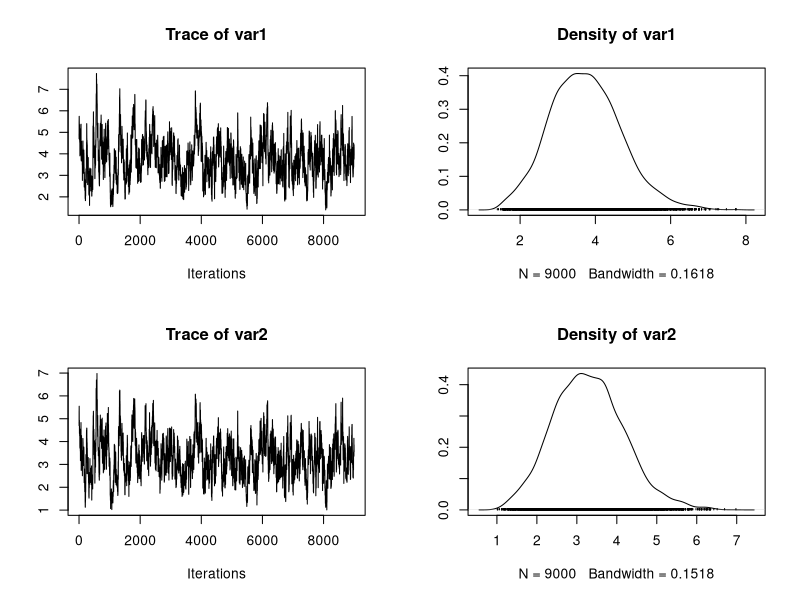
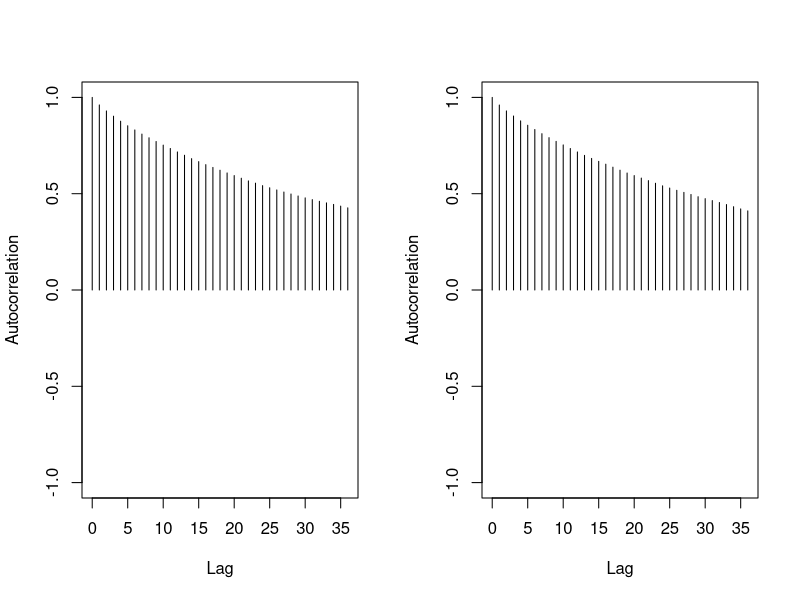
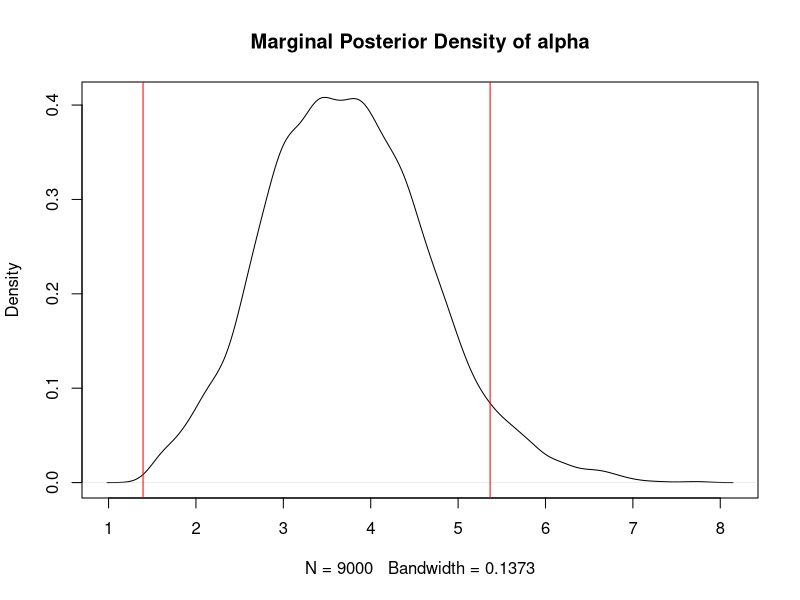
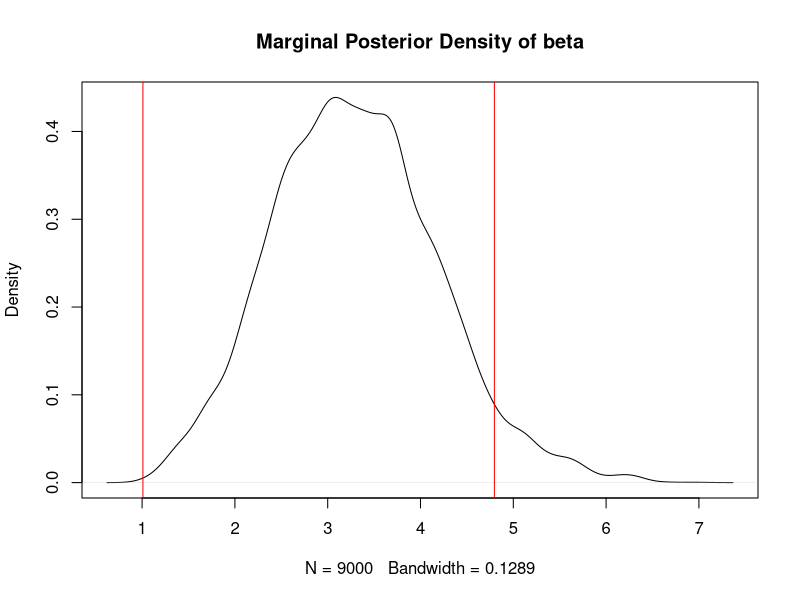

R code for these plots, in order:
##########################Random Walk Metropolis-Hastings#########################
  #generate some "observed" data
  #choose the starting values alpha & beta
  #generate a new alpha & beta (assume independence? and sample from univariate Gaussian)
  #compute acceptance probability
  #accept or not
#proposal_density, working_cond_den,k, n, alpha, beta
GammaMHExample <- function(n.sim, n.burnin){
  alpha <- 3; beta <-3 #pick the parameter values to generate a random "observed" data
  N <- 30 #set observed sample size
  x <- rgamma(N, shape = alpha, scale = 1/beta)#generate observed data of size N
  
  #defines a function that returns unnormalized posterior density
  post_den <-function(alpha, beta, x, N){
    prior <- sqrt(alpha*trigamma(alpha)-1)/beta#Jeffery's prior
    likelihood <- prod(x^(alpha-1))*prod(exp(-beta*x))*((beta^alpha)/gamma(alpha))^N   #gamma distr
    working_cond_den <- prior*likelihood # unnormalized target distr
  }
  
  theta.mh <- matrix(NA, nrow = n.sim, ncol = 2) #empty matrix to store sampled parameters
  theta.current <- rnorm(n = 2, mean = 3, sd = 0.5) #generate inital parameters
  theta.update <- function(index, theta.current,x,N) {
    #sample a new parameter value from Gaussian
    theta.star <- rnorm(n = 1, mean = theta.current[index], sd = 0.5)
    if (index == 1) #if it's sample for alpha, update the first element of the parameter vector
      theta.temp <- c(theta.star, theta.current[2])
    else theta.temp <- c(theta.current[1], theta.star)#for beta, update the second element
    #compute MH ratio
    r <- post_den(theta.temp[1],theta.temp[2],x,N)/post_den(theta.current[1],theta.current[2],x,N)
    r <- min(r, 1, na.rm = TRUE) # r is the accpetance probability
    if (runif(1) < r)
      #runif(1) generates a uniform random number bewteen 0 and 1
      #if runif(1) < r, accept the new value; else reject the new value and keep the old value
      theta.star
    else theta.current[index]
  }
    for (i in 1:n.sim) {
    theta.current[1] <- theta.mh[i, 1] <- theta.update(1, theta.current,x, N) #iteration for alpha
                                                       
    theta.current[2] <- theta.mh[i, 2] <- theta.update(2, theta.current,x, N)#iteration for beta
                                                       
  }
  theta.mh <- theta.mh[(n.burnin + 1):n.sim, ] #discard burn-in
} 

mh.draws <- GammaMHExample(n.sim = 10000, n.burnin = 1000)


##########################Diagnostics #########################
library(coda)

mh.draws <- mcmc(mh.draws)#turn the chain into an mcmc object
summary(mh.draws)

#Traceplot
plot(mh.draws)

#Autocorrelation function plots
autocorr.plot(mh.draws)

#Gelman and Rubin

#Geweke 
geweke.diag(mh.draws)


#Raftery and Lewis
raftery.diag(mh.draws,q=0.025,r=0.005,s=0.95)

#Heidelberg and Welch
heidel.diag(mh.draws)


#Plot the MCMC estimate of the marginal posterior density for each parameter with an 95% HPD interval for each parameter
library(TeachingDemos)
d1 <- density(mh.draws[,1])
plot(d1, main="Marginal Posterior Density of alpha")
abline(v=emp.hpd(mh.draws[,1], conf=0.95), col = "red")
emp.hpd(mh.draws[,1], conf=0.95) #95% HPD interval for alpha

d2 <- density(mh.draws[,2])
plot(d2, main="Marginal Posterior Density of beta")
abline(v=emp.hpd(mh.draws[,2], conf=0.95), col = "red")
emp.hpd(mh.draws[,2], conf=0.95) #95% HPD interval for beta
